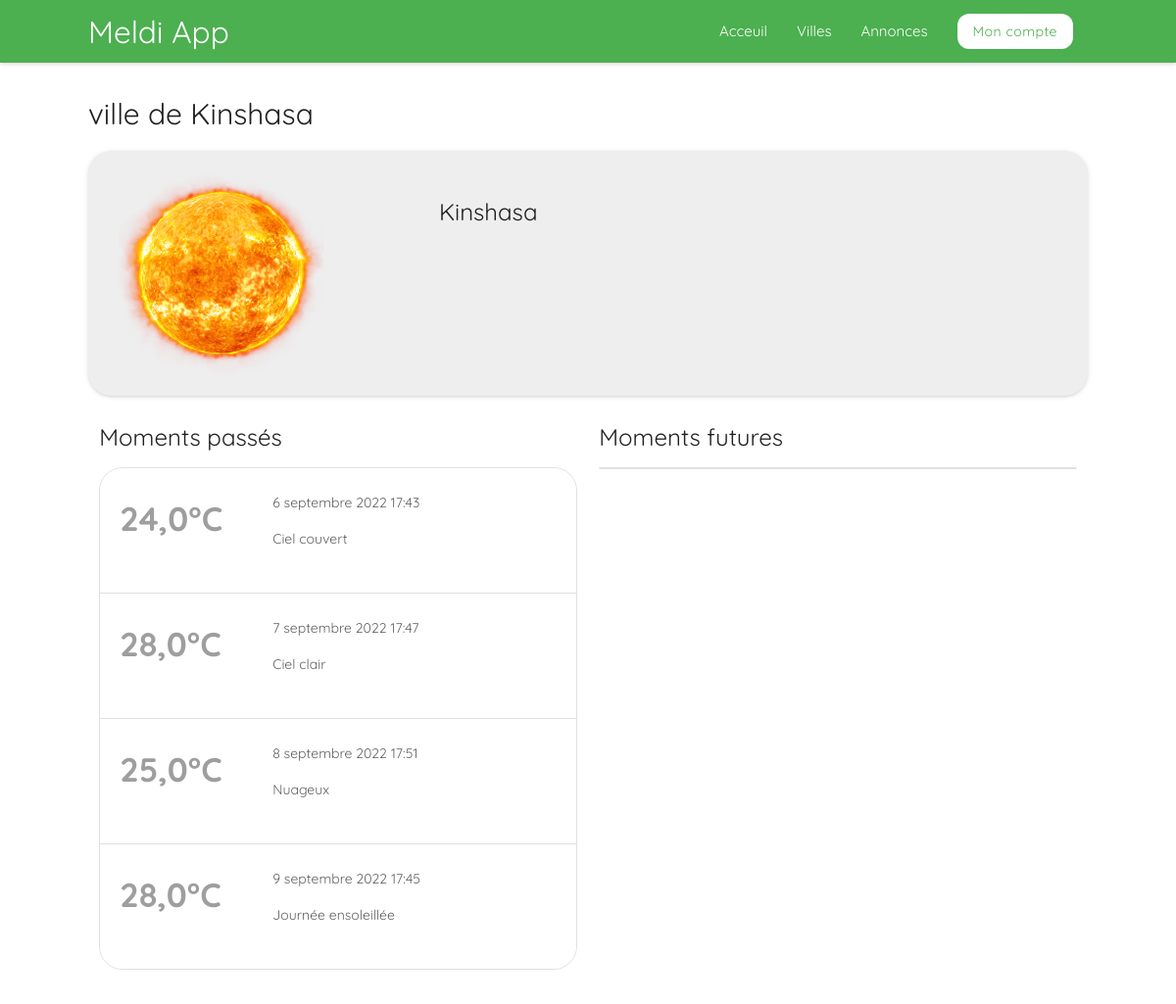
The page /detail_ville/Kinshasa on the database as committed earlier.
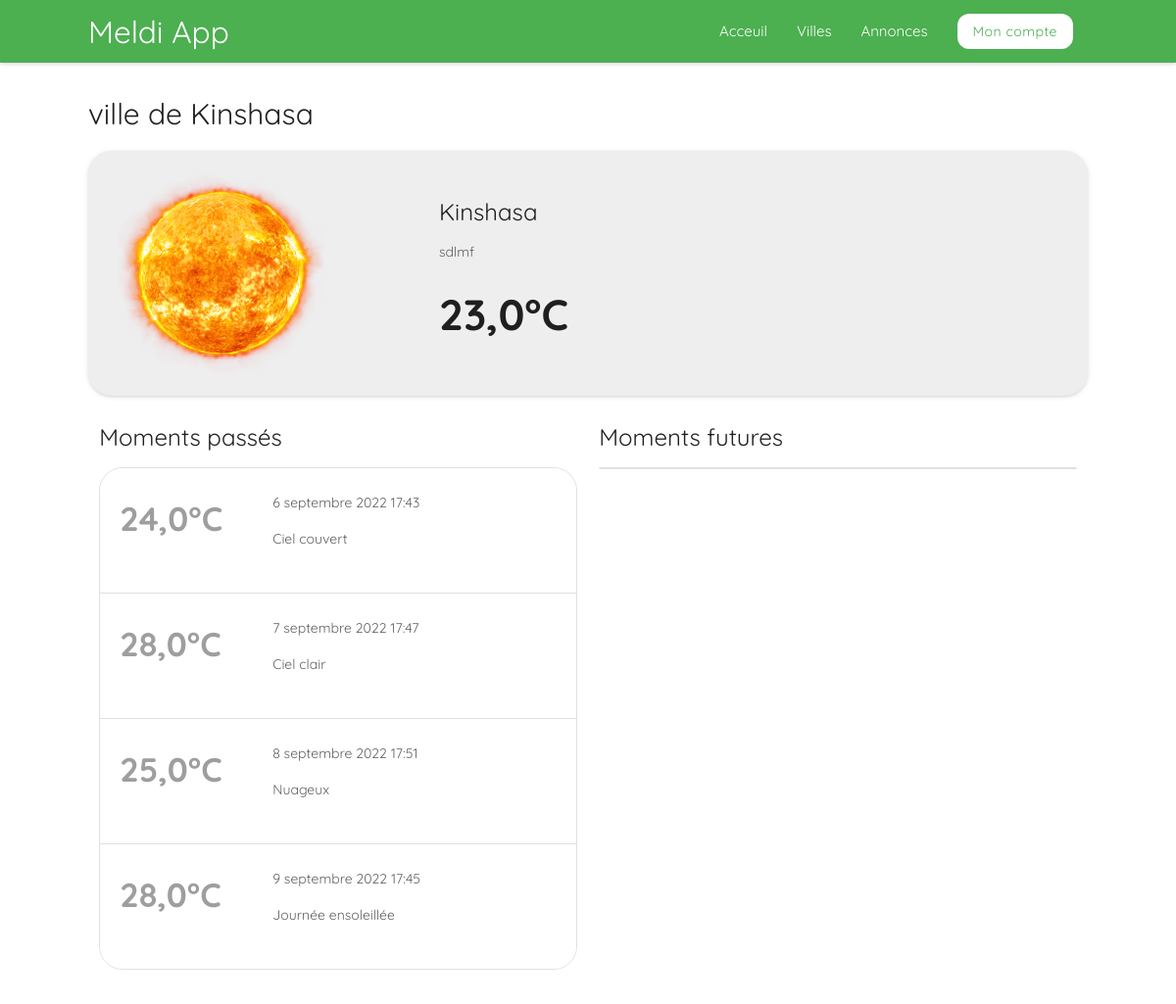
The same page on the database as committed later.
### main/models.py (models this page shows, shortened)
class Moment(models.Model):
    user = models.ForeignKey(User, on_delete=models.SET_NULL, null=True)
    city = models.ForeignKey(City, on_delete=models.SET_NULL, null=True)
    datetime = models.DateTimeField()
    date_actu = models.DateField(null=True, blank=True)
    temperature = models.FloatField(default=0.0)
    cloud_description = models.TextField(default='')
    create_date = models.DateTimeField(auto_now_add=True)

### main/views.py (the view)
# urls.py: path('detail_ville/<str:identify>', city_detail, name='city_detail'),
def city_detail(request, identify):
    actu = datetime.today()
    ville = City.objects.get(name=identify)
    moments = Moment.objects.filter(city__name=ville.name).order_by('date_actu')
    return render(request, 'main/city_detail.html', locals())

### main/templates/main/city_detail.html (shortened to what this page needs)
{% extends 'base.html' %}
{% block style %}
<link rel="stylesheet" href="/static/css/city.css">
{% endblock %}
{% block main %}
<div class="container">
    <h2 class="font30">ville de {{ ville.name }}</h2>
    <div class="bdr grey lighten-3 pd20 main-header z-depth-1">
        <div class="row full-h">
            <div class="col s12 m4 full-h">
                <img class="full-h" src="/static/images/sun.png" alt="">
            </div>
            <div class="col s12 m8">
                <h3 class="font24">{{ ville.name }}</h3>
                {% for moment in moments %}
                    {% if moment.date_actu|date:'d m Y' == actu|date:'d m Y' %}
                        <p>{{moment.cloud_description}}</p>
                        <h3 class="bold">{{moment.temperature}}°C</h3>
                    {% endif %}
                {% endfor %}
            </div>
        </div>
    </div>
    <div>
        <div class="row">
            <div class="col s12 m6">
                <h3 class="font24">Moments passés</h3>
                <div class="collection">
                    {% for moment in moments %}
                        {% if moment.date_actu|date:'d m Y' < actu|date:'d m Y' %}
                            <div class="collection-item">
                                <div class="row">
                                    <div class="col s4">
                                        <h4 class="bold grey-text">{{moment.temperature}}°C</h4>
                                    </div>
                                    <div class="col s8">
                                        <p>{{moment.datetime}}</p>
                                        <p>{{moment.cloud_description}}</p>
                                    </div>
                                </div>
                            </div>
                        {% endif %}
                    {% endfor %}
                </div>
            </div>
            <div class="col s12 m6">
                <h3 class="font24">Moments futures</h3>
                <div class="collection">
                </div>
            </div>
        </div>
    </div>
</div>
{% endblock %}

Rows that differ between the two databases and show on the page:
added Moment: cloud_description "sdlmf", temperature "23,0", shown under "Kinshasa"
